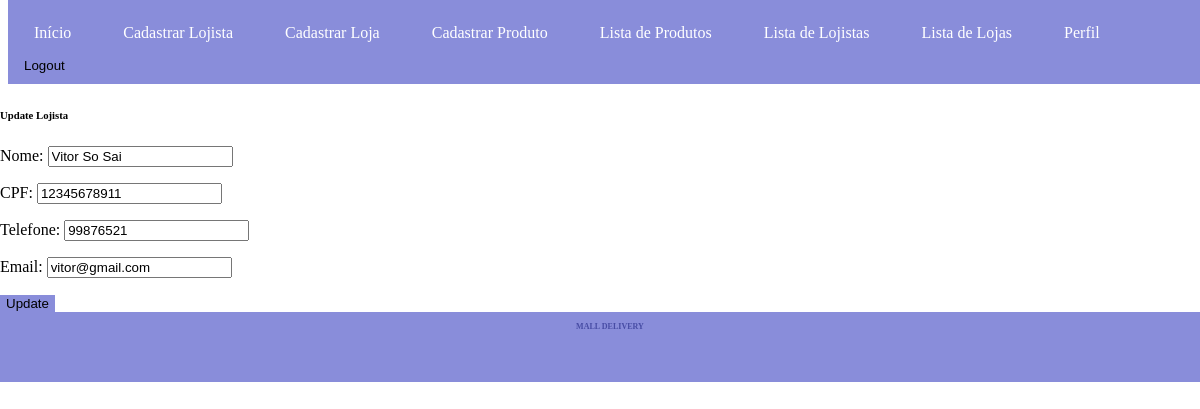
Screenshot of /lojista/2/update/ (signed in) with the database file from the repository.
### app_mall/models.py (models this page shows, shortened)
class Lojista(models.Model):
    nome = models.CharField(max_length=100)
    CPF = models.CharField(max_length=11)
    telefone = models.CharField(max_length=20)
    email = models.EmailField(unique=True)

### app_mall/views.py (the view)
# urls.py: path('lojista/<pk>/update/', views.LojistaUpdateView.as_view(), name='update_lojista'),
class LojistaUpdateView(LoginRequiredMixin, UpdateView):
    model = Lojista
    fields = ['nome', 'CPF', 'telefone', 'email']
    template_name = 'update_lojista.html'
    success_url = reverse_lazy('lista_lojista')

### app_mall/templates/update_lojista.html (shortened to what this page needs)
{% extends "base.html" %}
{% block content %}
<h6>Update Lojista</h6>
<form method="post">
    {{ form.as_p }}
    <button type="submit">Update</button>
</form>
{% endblock %}

### app_mall/templates/base.html (style rules this page uses)
body { width: 100%; display: ruby; }
button { background-color: #898dda; border: #474ca4; }

### rows the page displays
Lojista: nome "Vitor So Sai", CPF "12345678911", telefone "99876521", email "vitor@gmail.com"
